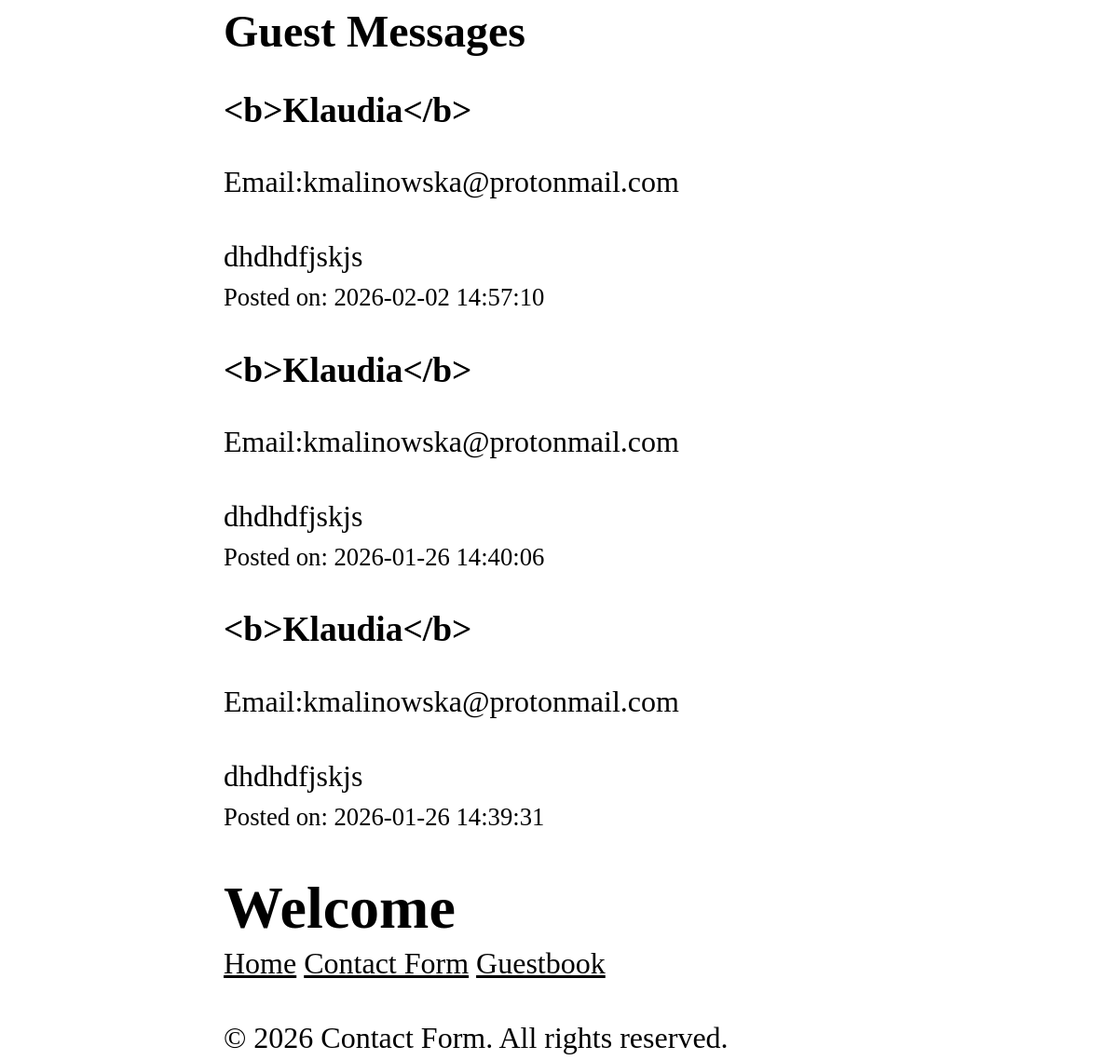
The app's page /guestbook, older data.
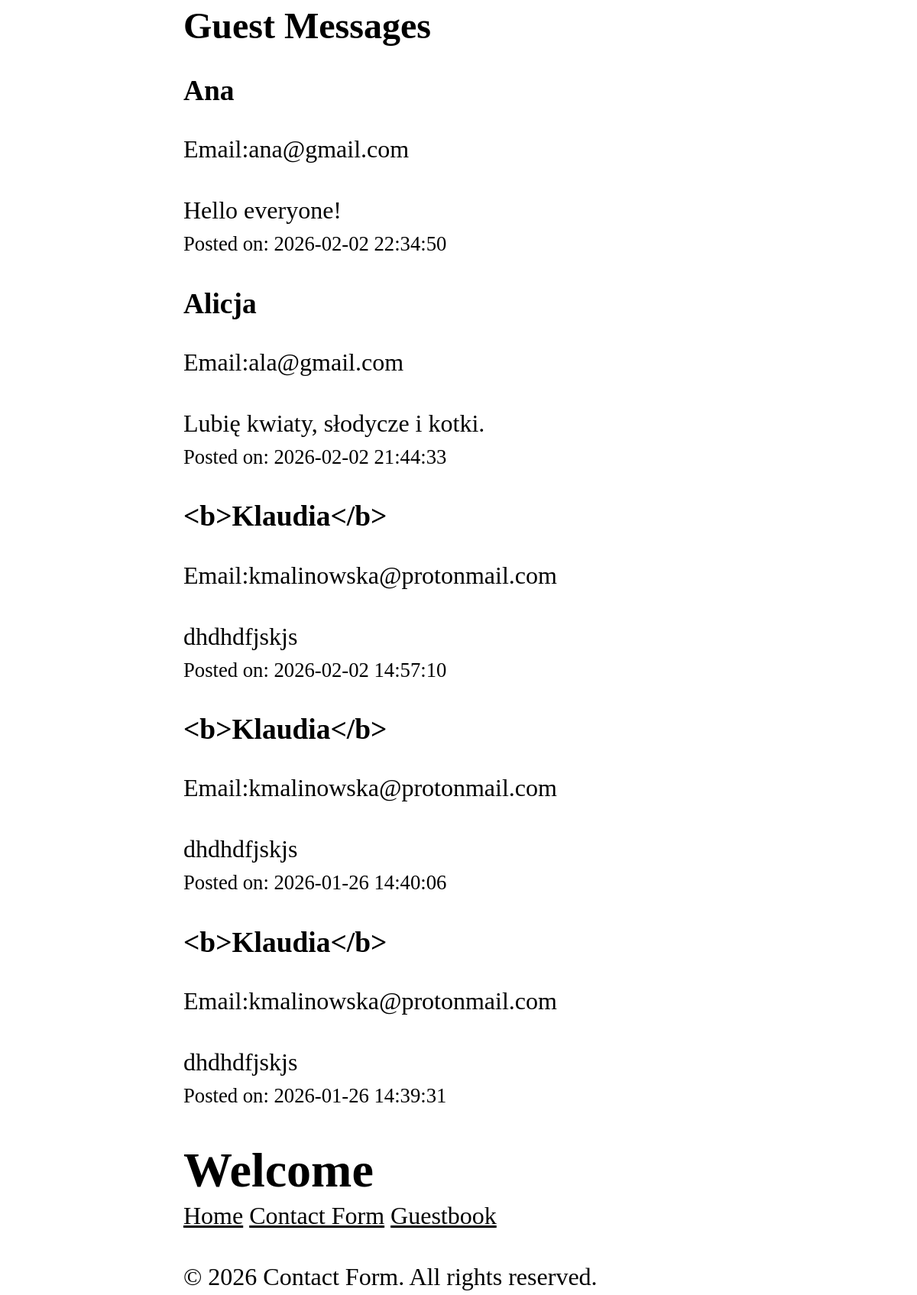
The same page, newer data.
### tables this page shows
CREATE TABLE messages (
    id INTEGER PRIMARY KEY AUTOINCREMENT,
    name TEXT NOT NULL,
    email TEXT NOT NULL,
    message TEXT NOT NULL,
    created_at TIMESTAMP DEFAULT CURRENT_TIMESTAMP
);

### includes/view.php (called while the page is built, shortened)
<?php
function renderView(string $template, array $data = []): void
{
    include TEMPLATES_DIR . '/'  . $template . '.php';
    include TEMPLATES_DIR . '/header.php';
    include TEMPLATES_DIR . '/footer.php';
}

### routes/guestbook_get.php (called while the page is built)
<?php
$messages = getMessages(connectDb());
renderView(
    template: 'guestbook_get',
    data: ['messages' => $messages]
);

### public/index.php (called while the page is built, shortened)
<?php
dispatch($_SERVER['REQUEST_URI'], $_SERVER['REQUEST_METHOD']);

### includes/db.php (called while the page is built, shortened)
<?php
function connectDb():PDO {
    $pdo = new PDO('sqlite:' . DB_DIR . '/' . 'db.sqlite');
    $pdo->setAttribute(PDO::ATTR_ERRMODE, PDO::ERRMODE_EXCEPTION);
    return $pdo;
}
function getMessages(PDO $pdo):array {
    $sql = "SELECT * FROM messages ORDER BY created_at DESC";
    $stmt = $pdo->query($sql);
    return $stmt->fetchAll(PDO::FETCH_ASSOC);
}

### templates/guestbook_get.php (the view)
<?php
$messages = $data['messages'] ;
?>
<section>
    <h2>Guest Messages</h2>
    <?php if (empty($messages)): ?>
        <p>No messages yet. Be the first to leave a message</p>
    <?php else: ?>
        <?php foreach ($messages as $message): ?>
            <h3>
                <?=htmlspecialchars($message['name'])?>
            </h3>
            <p>Email:<?=htmlspecialchars($message['email']) ?></p>
            <p><?=nl2br(htmlspecialchars($message['message'])) ?></p>
            <small>Posted on: <?=htmlspecialchars($message['created_at'])?></small>
            <?php endforeach ?>
    <?php endif; ?>
</section>

### includes/router.php (shortened to what this page needs)
<?php
function normalizeUri(string $uri): string
{
    $uri = strtolower(trim($uri, '/'));
    return $uri === INDEX_URI ? INDEX_ROUTE : $uri;
}
function getFilePath(string $uri, string $method): string {
    return ROUTES_DIR . '/' . normalizeUri($uri) . '_' . strtolower($method) . '.php';
}
function dispatch(string $uri, string $method): void
{
    $uri = normalizeUri($uri);
    $method = strtoupper($method);
    $filePath = getFilePath($uri, $method);
    if(file_exists($filePath)){
        include($filePath);
        return;
    }
}

### templates/header.php (shortened to what this page needs)
<!DOCTYPE html>
<html lang="en">
<head>
</head>
<body>
    <header>
        <h1>Welcome</h1>
    </header>
    <nav>
        <a href="/">Home</a>
        <a href="/contact">Contact Form</a>
        <a href="/guestbook">Guestbook</a>
    </nav>

### templates/footer.php (shortened to what this page needs)
    <footer>
        <p>
            &copy; <?=date('Y')?> Contact Form. All rights reserved.
        </p>
    </footer>
</body>

### templates/header.php (style rules this page uses)
*, *::before, *::after { box-sizing: border-box; }
html { -moz-text-size-adjust: none; -webkit-text-size-adjust: none; text-size-adjust: none; }
body, h1, h2, h3, h4, p, figure, blockquote, dl, dd { margin-block-end: 0; }
body { min-height: 100vh; line-height: 1.5; max-width: 60%; margin-left: auto; margin-right: auto; font-size: 2em; }
h1, h2, h3, h4, button, input, label { line-height: 1.1; }
h1, h2, h3, h4 { text-wrap: balance; }
a:not([class]) { text-decoration-skip-ink: auto; color: currentColor; }

Row changes from the older to the newer data that the page shows:
added messages: name "Ana", email "ana@gmail.com", message "Hello everyone!", created_at "2026-02-02 22:34:50"
added messages: name "Alicja", email "ala@gmail.com", message "Lubię kwiaty, słodycze i kotki.", created_at "2026-02-02 21:44:33"
